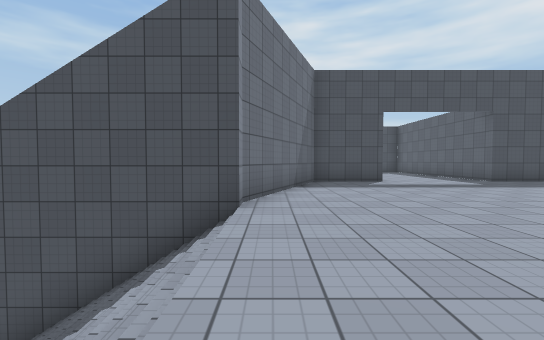
view 1 (above)

19 first-person views from a walk through a Unity game level. The camera is 1.3 m above the floor, tilts 2° down and sees 90° across. The floor is counted in squares, 2 m on a side. Each view is taken from the middle of a square. On the plan, view 1 faces up. The plan holds only what a view shows up to about 9 squares ahead; the rest is blank. The place goes on beyond the plan. The player is left out. Door leaves are left out, so doorways stand open. Surface patterns are stand-ins for the level's own textures.

view 2
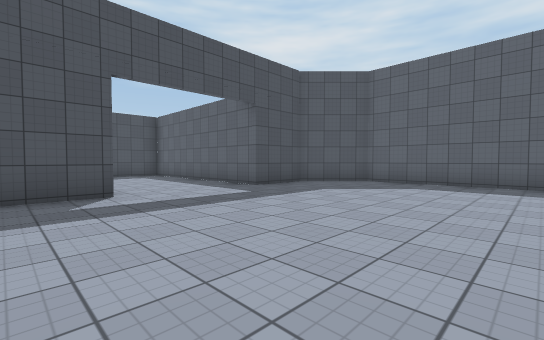

view 3
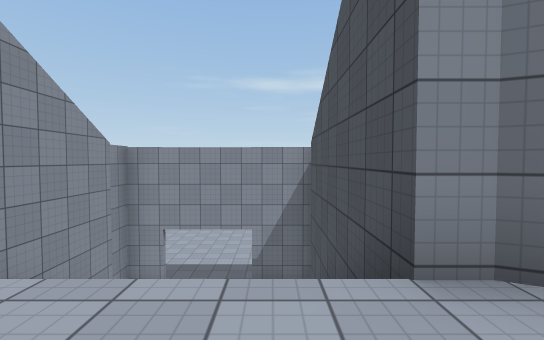

view 4
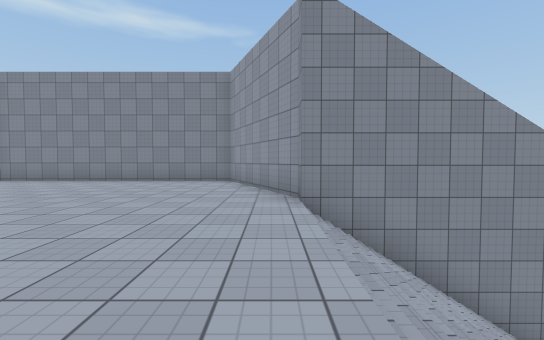

view 5
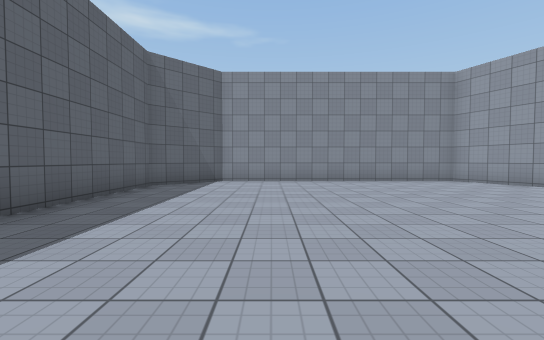

view 6
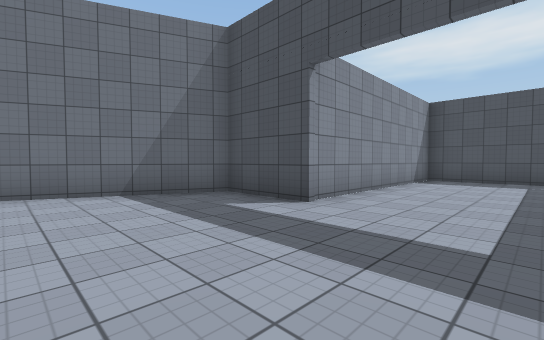

view 7
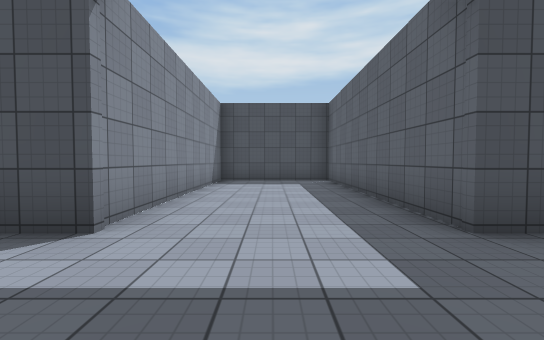

view 8
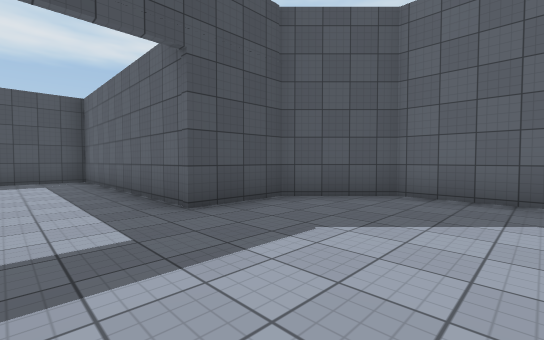

view 9
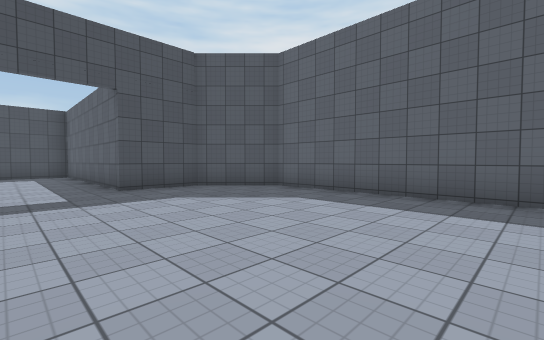

view 10
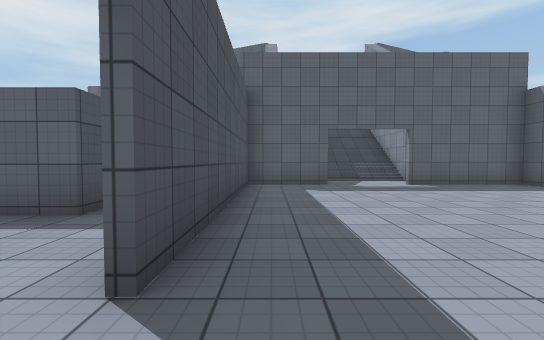

view 11
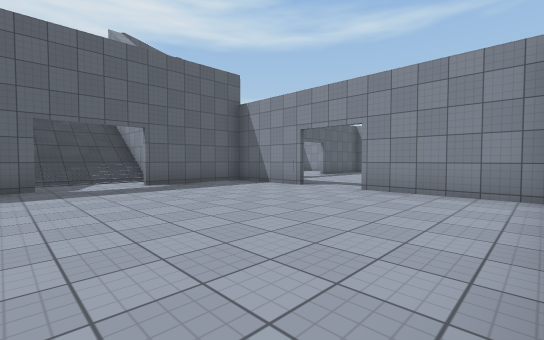

view 12
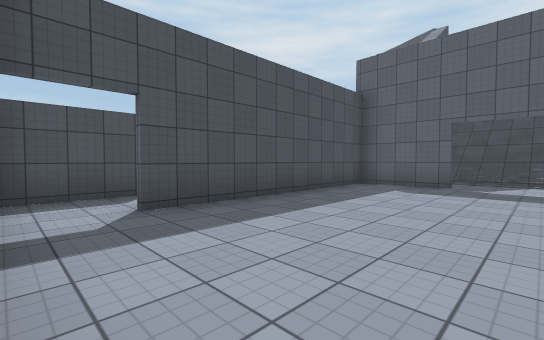

view 13
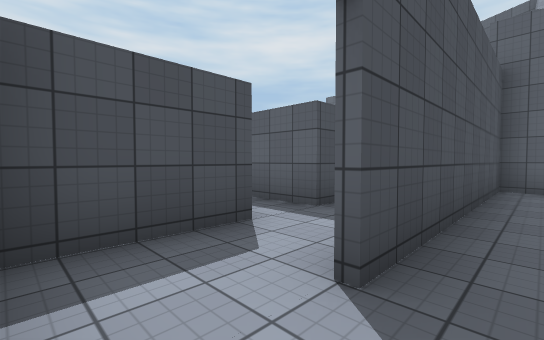

view 14
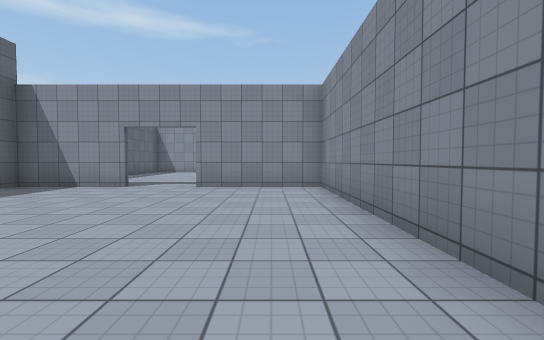

view 15
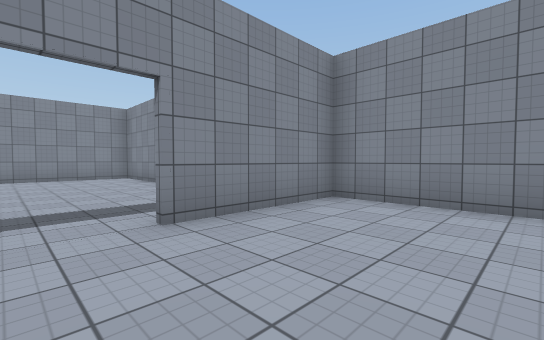

view 16
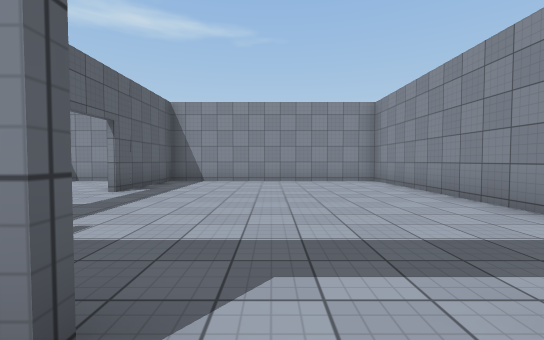

view 17
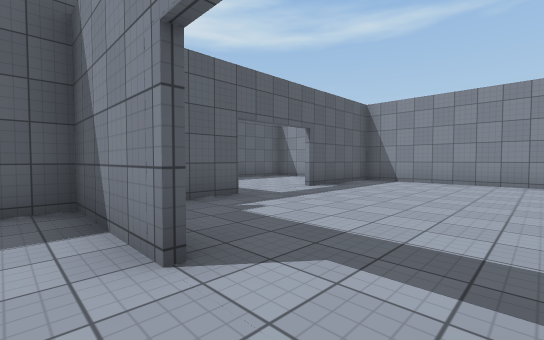

view 18
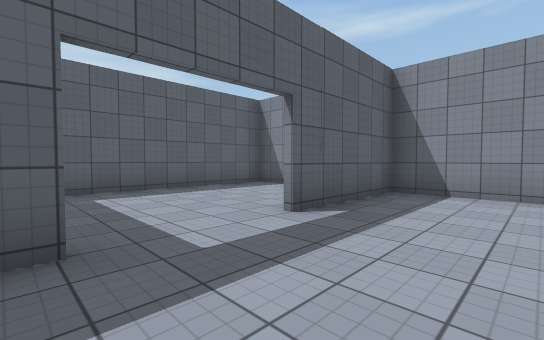

view 19
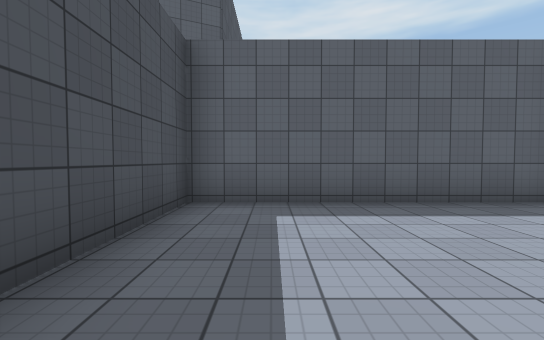

### Floor plan
Key: @ floor where view 1 was taken; # wall or solid block; . main floor; - floor 5 m lower than the main floor; / step, stairs or slope; D open door.
Columns run from 14 left of view 1 to 11 right of it. Each row starts with its distance up from view 1.
 15                  #####
 14                  #...#
 13                  #...#
 12                  #...#
 11                  #...#
 10                  #...#
  9                ###...###
  8      #        ##.......##
  7  ##DD#        #.........##
  6  --DD         #..........#
  5  DD######    ##..........#
  4  -------# ####...........#
  3 #-------#-////...........#
  2 #-------D-////...  ......#
  1 #-------D-////...........#
  0 #-------#-////@..........#
 -1 #-------######...........#
 -2 #--------#   ##..........#
 -3 ####--####    #.........##
 -4  # -----########.......##
 -5  #------#----# #########
 -6  #-----------#
 -7  #-----------#
 -8  #------#----#
 -9  #------#----#
-10  #------# ---#
-11  #############

Positions as (right, up) in squares from view 1, and headings:
1: (0, 0), facing up
2: (2, 3), facing up-right
3: (1, 3), facing left
4: (0, 4), facing down
5: (7, 4), facing down
6: (6, 5), facing up-left
7: (5, 6), facing up
8: (5, 5), facing up-right
9: (5, 2), facing up-right
10: (-13, 4), facing right
11: (-13, 3), facing down-right
12: (-13, 1), facing up-right
13: (-13, 4), facing up-right
14: (-12, 4), facing down
15: (-9, 0), facing down-left
16: (-9, -2), facing down
17: (-10, -2), facing down-right
18: (-8, -5), facing down-right
19: (-6, -6), facing right
